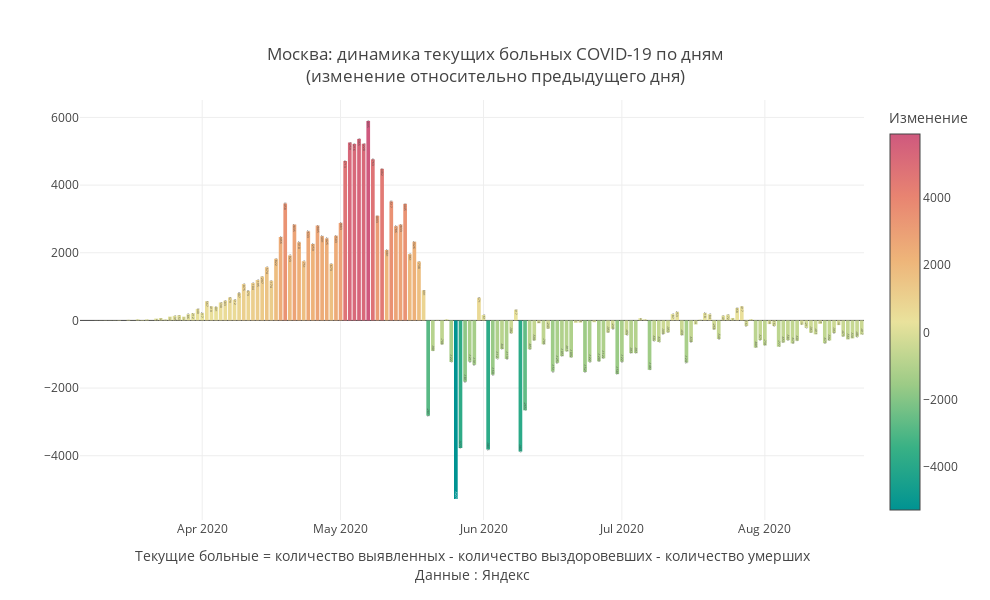

Notebook cell for this chart:
### Code cell
mask = X.Region ==my_region
#mask = (X.Date>'2020-05-01')&(X.Region==my_region)
Y = X[mask]

#Y['base'] = Y['Change_dayconf']*Y['Change_dayconf'].apply(lambda d:0 if d>0 else 1)
Y['Date']= pd.to_datetime(Y.Date)
fig = go.Figure()
fig.add_trace(
              go.Bar(x = Y.Date,y=Y.Change_remill,text = Y['Change_remill'],textposition = 'inside',
                
                #marker_color=Y['Change_remill'].apply(lambda d:'crimson' if d>0 else 'green'),
                marker_color = Y['Change_remill'],marker_colorscale = 'Temps',marker_colorbar ={'tickmode':'auto',
                                    'title':{'text':'Изменение','side':'top'}})     
                )
fig.update_layout(
    annotations=[
#         dict(
#             x='2020-04-13',
#             y=10594,
#             xref="x",
#             yref="y",
#             text="Введение<br>пропускной<br>системы в Москве",
#             showarrow=True,
#             arrowhead=2,
#             ax=0,
#             ay=-60),
#         dict(
#             x='2020-06-09',
#             y=-3877,
#             xref="x",
#             yref="y",
#             text="Отмена<br>пропускной<br>системы в Москве",
#             showarrow=True,
#             arrowhead=2,
#             ax=-20,
#             ay=40),
#         dict(
#             x='2020-05-20',
#             y=-2816,
#             xref="x",
#             yref="y",
#             text="20 мая",
#             showarrow=True,
#             arrowhead=2,
#             ax=-20,
#             ay=40),
        
        dict(x=0.5,y=-0.15,
            showarrow=False,
            text="",
            xref="paper",
            yref="paper")],
                  title=f'{my_region}: динамика текущих больных COVID-19 по дням<br>(изменение относительно предыдущего дня)',
                  title_x = 0.5,
                  title_y= 0.9,
                  title_xanchor = "center",
                  title_yanchor = "bottom", 
                  legend_x = 0.05,legend_y = 0.98,
                  width = 990, height = 600,template = 'gridon',
    
    
                  xaxis_title='Текущие больные = количество выявленных - количество выздоровевших - количество умерших'+
                               '<br>Данные : Яндекс',
    yaxis_title = ' '
)

fig.show()

### Figure 1 — Plotly figure (JSON) as saved in the notebook; plotly's stock layout.template omitted (floating-point values rounded to 4 significant figures; data arrays with more than 128 entries replaced by an {"elided": "..."} marker saying what was removed)
{"data": [{"marker": {"color": {"elided": "170 int values"}, "colorbar": {"tickmode": "auto", "title": {"side": "top", "text": "Изменение"}}, "colorscale": [[0, "rgb(0, 147, 146)"], [0.1667, "rgb(57, 177, 133)"], [0.3333, "rgb(156, 203, 134)"], [0.5, "rgb(233, 226, 156)"], [0.6667, "rgb(238, 180, 121)"], [0.8333, "rgb(232, 132, 113)"], [1, "rgb(207, 89, 126)"]]}, "text": {"elided": "170 int values"}, "textposition": "inside", "type": "bar", "x": {"elided": "170 str values"}, "y": {"elided": "170 int values"}}], "layout": {"annotations": [{"showarrow": false, "text": "", "x": 0.5, "xref": "paper", "y": -0.15, "yref": "paper"}], "height": 600, "legend": {"x": 0.05, "y": 0.98}, "title": {"text": "Москва: динамика текущих больных COVID-19 по дням<br>(изменение относительно предыдущего дня)", "x": 0.5, "xanchor": "center", "y": 0.9, "yanchor": "bottom"}, "width": 990, "xaxis": {"title": {"text": "Текущие больные = количество выявленных - количество выздоровевших - количество умерших<br>Данные : Яндекс"}}, "yaxis": {"title": {"text": " "}}}}
